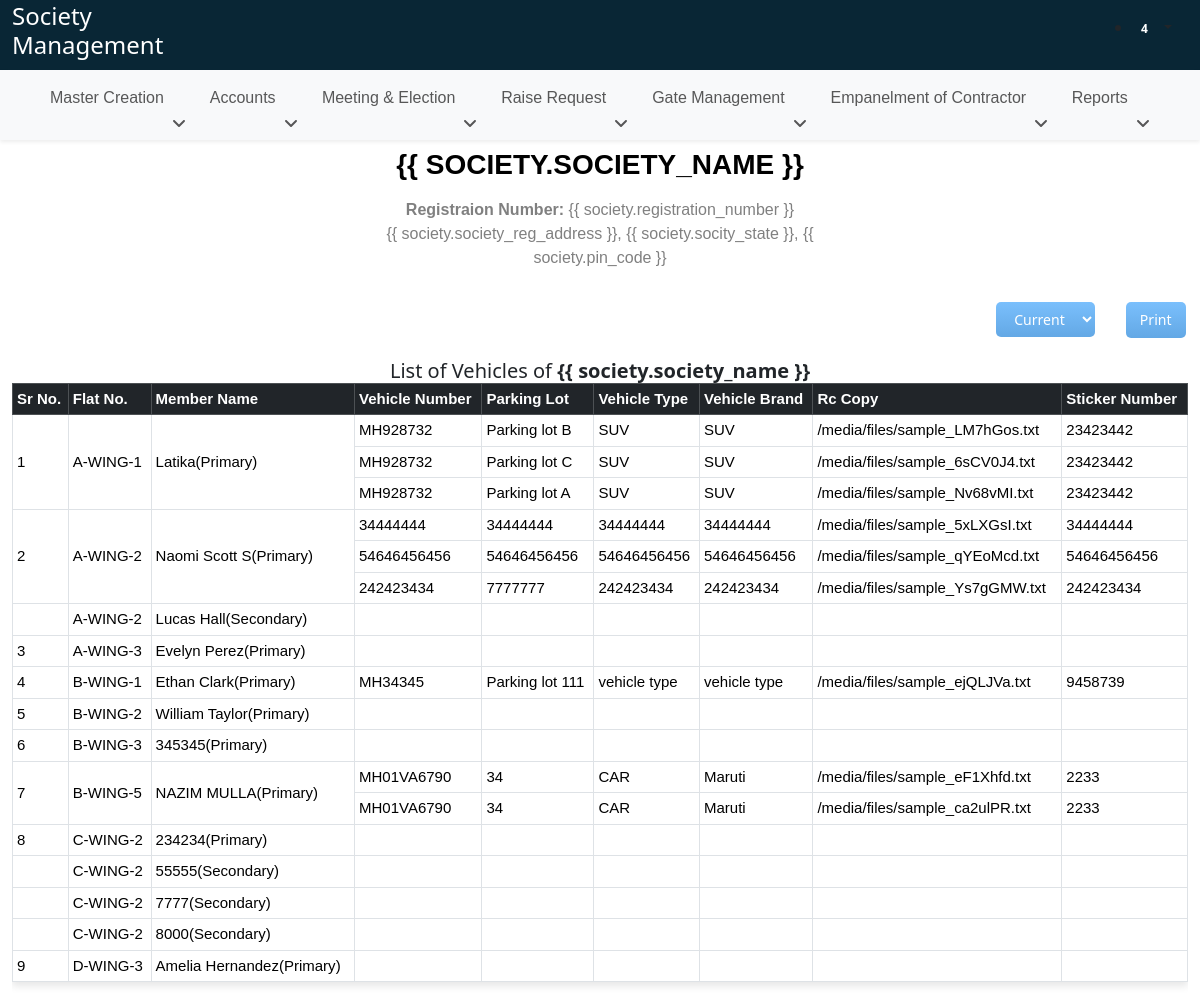
The app's page /vehicle-register/ with its own data.
### SocietyApi/models.py (models this page shows, shortened)
class WingFlatUnique(models.Model):
    wing = models.ForeignKey(WingFlat, on_delete=models.CASCADE)
    wing_flat_unique = models.CharField(max_length=300)

class Members(models.Model):
    wing_flat = models.ForeignKey(WingFlatUnique, on_delete=models.CASCADE, related_name='members')
    member_name = models.CharField(max_length=200)
    ownership_percent = models.IntegerField()
    member_position = models.CharField(max_length=200, choices=position_choices)
    member_dob = models.DateField()
    member_pan_no = models.CharField(max_length=200)
    member_aadhar_no = models.CharField(max_length=200)
    member_address = models.CharField(max_length=200)
    member_state = models.CharField(max_length=200)
    member_pin_code = models.CharField(max_length=200)
    member_email = models.EmailField()
    member_contact = models.CharField(max_length=200)
    member_emergency_contact = models.CharField(max_length=200, null=True, blank=True)
    member_occupation = models.CharField(max_length=200)
    member_is_primary = models.BooleanField(default = False, null=True, blank=True)
    date_of_admission = models.DateField()
    age_at_date_of_admission = models.IntegerField(null=True, blank=True)
    sales_agreement = models.FileField(upload_to='files/')
    other_attachment = models.FileField(upload_to='files/', null=True, blank=True)
    date_of_entrance_fees = models.DateField()
    date_of_cessation = models.DateField(null=True, blank=True)
    reason_for_cessation = models.CharField(max_length=200, null=True, blank=True)
    same_flat_member_identification = models.CharField(max_length=100, null=True, blank=True)

class FlatMemberVehicle(models.Model):
    unique_member_shares = models.ForeignKey(Members, on_delete=models.CASCADE, related_name='vehicles')
    wing_flat = models.ForeignKey(WingFlatUnique, on_delete=models.CASCADE)
    parking_lot = models.CharField(max_length=200)
    vehicle_type = models.CharField(max_length=200)
    vehicle_number = models.CharField(max_length=200)
    vehicle_brand = models.CharField(max_length=200)
    rc_copy = models.FileField(upload_to='files/')
    sticker_number = models.CharField(max_length=200, null=True, blank=True)
    select_charge = models.CharField(max_length=200, choices=vehicle_chargable, default='no')
    chargable = models.CharField(max_length=200, null=True, blank=True)
    date_of_cessation = models.DateField(null=True, blank=True)

### SocietyApp/views.py (the view)
# urls.py: path('vehicle-register/', views.vehicle_register, name='vehicle_register'),
def vehicle_register(request):
    datatable_columns = []
    status = request.GET.get('selected', None)
    print("QUERY URL-->", status)
    datatable_columns = []
    flats = WingFlatUnique.objects.values('id', 'wing_flat_unique').distinct().order_by('wing_flat_unique')
    data = []
    for flat in flats:
        members = Members.objects.filter(
                wing_flat__wing_flat_unique=flat['wing_flat_unique'],
                date_of_cessation__isnull=True,
            )
        if status == 'history':
             members = Members.objects.filter(
                wing_flat__wing_flat_unique=flat['wing_flat_unique'],
                date_of_cessation__isnull=False,
            )
        elif status == 'all':
            members = Members.objects.filter(
                wing_flat__wing_flat_unique=flat['wing_flat_unique']
            )
        if(members):
            serialized_members = MemberSerializersForNominees(members, many=True).data
            data.append({
                "flat_id": flat['id'],
                "flat_no": flat['wing_flat_unique'],
                "members": serialized_members
            })
    return render(request, 'register/vehicle_register.html', {'datatable_columns': datatable_columns, 'vehicles': data})

### SocietyApi/serializers.py (called while the page is built)
    def get_flat_name_formatted(self, obj):
        flat = obj.wing_flat
        return flat.wing_flat_unique

    def get_flat_name_formatted(self, obj):
        flat = obj.wing_flat
        return flat.wing_flat_unique

    def get_member_is_primary(self, obj):
        if obj.member_is_primary:
            return "Primary"
        else:
            return "Secondary"

    def get_member_position_formatted(self, obj):
        member_position_choices = dict(Members._meta.get_field('member_position').choices)
        return member_position_choices.get(obj.member_position, '')

### templates/register/vehicle_register.html (shortened to what this page needs)
{% extends 'base.html' %}
{% load static %}
{% block body %}
<div class='container-fluid' id="societyHead">
  <div class="row">
    <div class="col-lg-5 ms-auto me-auto">
      {% verbatim %}
      <div class="text-center mt-2" id="print-head">
        <h3 id="heading" style="color: #000 !important; font-family: 'Calibri', sans-serif;"><b>{{ society.society_name }}</b></h3>
        <p style="font-family: 'Calibri', sans-serif;" class="mt-3 p-0 mb-0 print-head-content"><b>Registraion Number: </b> <span>{{ society.registration_number }}</span></p>
        <p style="font-family: 'Calibri', sans-serif;" class="print-head-content">{{ society.society_reg_address }}, {{ society.socity_state }}, {{ society.pin_code }}</p>
      </div>
      {% endverbatim %}
    </div>
  </div>
  <div style="text-align: right;" class="mt-3 no-print">
    <select class="dt-button ms-2 dt-button-custom dataTable-Text" id="statusFilterDropdown">
      <option value="current">Current</option>
    </select>
    <button class="ms-4 dt-button btn-primary dt-button-custom no-print" onclick="printTable()">Print</button>
  </div>
    <div class="shares-table-J mt-3" id="table-container">
      {% verbatim %}
      <center><h5 class="report_h m-0 p-0">List of Vehicles of <b>{{ society.society_name }}</b></h5></center>
      {% endverbatim %}
      <div class="table-responsive" style="font-family: 'Calibri',sans-serif !important; font-size: 15px;">
        <table class="table table-sm table-bordered" style="align-items: center !important; vertical-align: middle;">
          <thead class="table-dark">
            <th>Sr No.</th>
            <th>Flat No.</th>
            <th>Member Name</th>
            <th>Vehicle Number</th>
            <th>Parking Lot</th>
            <th>Vehicle Type</th>
            <th>Vehicle Brand</th>
            <th>Rc Copy</th>
            <th>Sticker Number</th>
          </thead>
          <tbody>
            <tbody>
                {% for data1 in vehicles %}
                    {% for data2 in data1.members %}
                        {% with data2.vehicles|length as rowspan_value %}
                                <tr>
                                    {% if forloop.first %}
                                        <td {% if rowspan_value > 0 %} rowspan="{{ rowspan_value }}" {% endif %}>{{ forloop.parentloop.counter }}</td>
                                        <td {% if rowspan_value > 0 %} rowspan="{{ rowspan_value }}" {% endif %}>{{ data1.flat_no }}</td>
                                    {% else %}
                                        <td {% if rowspan_value > 0 %} rowspan="{{ rowspan_value }}" {% endif %}></td>
                                        <td {% if rowspan_value > 0 %} rowspan="{{ rowspan_value }}" {% endif %}>{{ data1.flat_no }}</td>
                                    {% endif %}
                                    <td {% if rowspan_value > 0 %} rowspan="{{ rowspan_value }}" {% endif %}>{{ data2.member_name }}({{ data2.member_is_primary }})</td>
                                    <td>{{ data2.vehicles.0.vehicle_number }}</td>
                                    <td>{{ data2.vehicles.0.parking_lot }}</td>
                                    <td>{{ data2.vehicles.0.vehicle_type }}</td>
                                    <td>{{ data2.vehicles.0.vehicle_brand }}</td>
                                    <td>{{ data2.vehicles.0.rc_copy }}</td>
                                    <td>{{ data2.vehicles.0.sticker_number }}</td>
                                </tr>
                                {% for data3 in data2.vehicles|slice:"1:" %}
                                    <tr>
                                        <td>{{ data3.vehicle_number }}</td>
                                        <td>{{ data3.parking_lot }}</td>
                                        <td>{{ data3.vehicle_type }}</td>
                                        <td>{{ data3.vehicle_brand }}</td>
                                        <td>{{ data3.rc_copy }}</td>
                                        <td>{{ data3.sticker_number }}</td>
                                    </tr>
                                {% endfor %}
                        {% endwith %}
                    {% endfor %}
                {% endfor %}
            </tbody>
          </tbody>
        </table>
      </div>
    </div>
  </div>
{% endblock body %}

### static/css/society_common.css (style rules this page uses)
* { margin: 0; padding: 0 }
p { color: grey }
#heading { text-transform: uppercase; color: #2b96f1; font-weight: bold; }
th, td { white-space: nowrap; }
.dt-button-custom { position: relative; display: inline-block; box-sizing: border-box; margin-left: .167em; margin-right: .167em; margin-bottom: .333em; padding: .5em 1em; border: 1px solid rgba(0, 0, 0, 0.3); border-radius: 2px; cursor: pointer; font-size: .88em; line-height: 1.6em; color: inherit; white-space: nowrap; overflow: hidden; background-color: rgba(0, 0, 0, 0.1); background: linear-gradient(to bottom, rgba(230, 230, 230, 0.1) 0%, rgba(0, 0, 0, 0.1) 100%); -webkit-user-select: none; -moz-user-select: none; -ms-user-select: none; user-select: none; text-decoration: none; outline: none; text-overflow: ellipsis; }
table { border-collapse: collapse; width: 100%; font-family: 'Calibri', sans-serif; }
thead th { padding: 10px; text-align: left; font-weight: bold; }
thead th:nth-child(1), thead th:nth-child(2) { position: sticky; left: 0; z-index: 2; }
.dt-button { background-color: #6ebbff !important; color: #fff !important; border: none !important; border-radius: 5px !important; cursor: pointer ; }
table { box-shadow: 0 4px 8px rgba(0, 0, 0, 0.1); }
* { box-sizing: border-box; margin: 0; padding: 0; }

### records on screen
WingFlatUnique: flat_no "A-WING-1"
Members: member_name "Latika"
FlatMemberVehicle: vehicles.0.vehicle_number "MH928732", vehicles.0.parking_lot "Parking lot B", vehicles.0.vehicle_type "SUV", vehicles.0.vehicle_brand "SUV", vehicles.0.sticker_number "23423442"
FlatMemberVehicle: vehicle_number "MH928732", parking_lot "Parking lot C", vehicle_type "SUV", vehicle_brand "SUV", sticker_number "23423442"
FlatMemberVehicle: vehicle_number "MH928732", parking_lot "Parking lot A", vehicle_type "SUV", vehicle_brand "SUV", sticker_number "23423442"
WingFlatUnique: flat_no "A-WING-2", flat_no "A-WING-2"
Members: member_name "Naomi Scott S"
FlatMemberVehicle: vehicles.0.vehicle_number "34444444", vehicles.0.parking_lot "34444444", vehicles.0.vehicle_type "34444444", vehicles.0.vehicle_brand "34444444", vehicles.0.sticker_number "34444444"
FlatMemberVehicle: vehicle_number "54646456456", parking_lot "54646456456", vehicle_type "54646456456", vehicle_brand "54646456456", sticker_number "54646456456"
FlatMemberVehicle: vehicle_number "242423434", parking_lot "7777777", vehicle_type "242423434", vehicle_brand "242423434", sticker_number "242423434"
Members: member_name "Lucas Hall"
WingFlatUnique: flat_no "A-WING-3"
Members: member_name "Evelyn Perez"
WingFlatUnique: flat_no "B-WING-1"
Members: member_name "Ethan Clark"
FlatMemberVehicle: vehicles.0.vehicle_number "MH34345", vehicles.0.parking_lot "Parking lot 111", vehicles.0.vehicle_type "vehicle type", vehicles.0.vehicle_brand "vehicle type", vehicles.0.sticker_number "9458739"
WingFlatUnique: flat_no "B-WING-2"
Members: member_name "William Taylor"
WingFlatUnique: flat_no "B-WING-3"
Members: member_name "345345"
WingFlatUnique: flat_no "B-WING-5"
Members: member_name "NAZIM MULLA"
FlatMemberVehicle: vehicles.0.vehicle_number "MH01VA6790", vehicles.0.parking_lot "34", vehicles.0.vehicle_type "CAR", vehicles.0.vehicle_brand "Maruti", vehicles.0.sticker_number "2233"
FlatMemberVehicle: vehicle_number "MH01VA6790", parking_lot "34", vehicle_type "CAR", vehicle_brand "Maruti", sticker_number "2233"
WingFlatUnique: flat_no "C-WING-2", flat_no "C-WING-2" "C-WING-2" "C-WING-2"
Members: member_name "234234"
Members: member_name "55555"
Members: member_name "7777"
Members: member_name "8000"
WingFlatUnique: flat_no "D-WING-3"
Members: member_name "Amelia Hernandez"

### other values on screen
{{ data2.member_is_primary }} "Primary" "Primary" "Secondary" "Primary" "Primary" "Primary" "Primary" "Primary" "Primary" "Secondary" "Secondary" "Secondary" "Primary"
{{ data2.vehicles.0.rc_copy }} "/media/files/sample_LM7hGos.txt" "/media/files/sample_5xLXGsI.txt" "/media/files/sample_ejQLJVa.txt" "/media/files/sample_eF1Xhfd.txt"
{{ data3.rc_copy }} "/media/files/sample_6sCV0J4.txt" "/media/files/sample_Nv68vMI.txt" "/media/files/sample_qYEoMcd.txt" "/media/files/sample_Ys7gGMW.txt" "/media/files/sample_ca2ulPR.txt"
